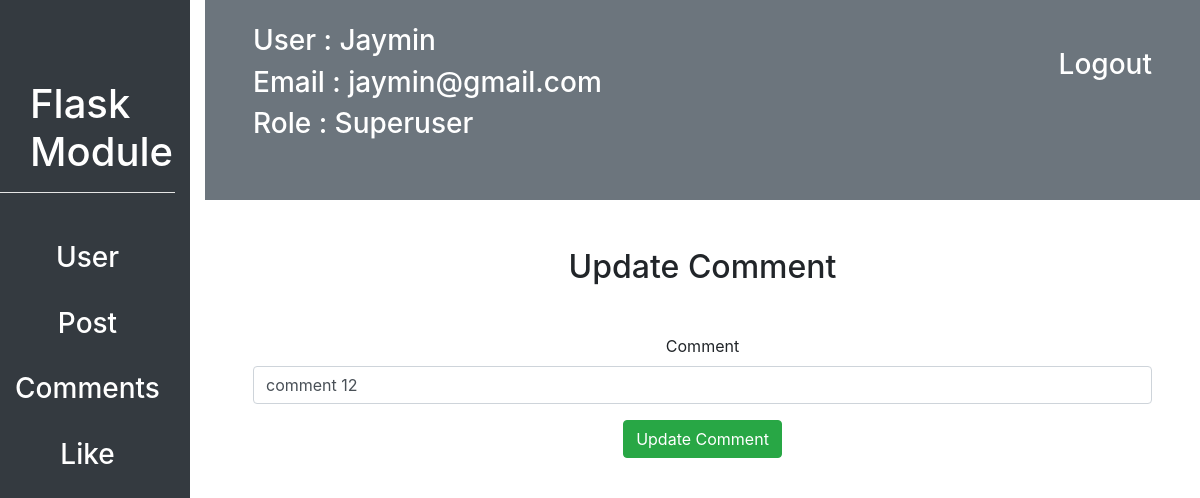
Page /customadmin/comment/1/comment_update (signed in) on the committed database.
### flask_module/user/models.py (models this page shows, shortened)
class User(db.Model, UserMixin):
    id = db.Column(db.Integer, primary_key=True)
    username = db.Column(db.String(20), unique=True, nullable=False)
    email = db.Column(db.String(30), unique=True, nullable=False)
    profile_picture = db.Column(db.String(70), nullable=False, default="defualt_img.jpg")
    password = db.Column(db.String(15), nullable=False)
    like = db.relationship("Likes", backref="user", lazy=True, cascade = "all, delete, delete-orphan", )
    post = db.relationship("Post", backref="user", lazy=True, cascade = "all, delete, delete-orphan", )
    comment = db.relationship("Comments", backref="user", lazy=True, cascade = "all, delete, delete-orphan", )
    following = db.relationship("User",
                    secondary=connected_user,
                    primaryjoin=id==connected_user.c.parent_id,
                    secondaryjoin=id==connected_user.c.children_id,
                    backref="followed_by")
    role_id = db.Column(db.Integer, db.ForeignKey("role.id"), nullable=False)

class Role(db.Model):
    id = db.Column(db.Integer, primary_key=True)
    name = db.Column(db.String(20), unique=True, nullable=False)
    user = db.relationship("User", backref="role")

### flask_module/posts/models.py (models this page shows)
class Comments(db.Model):
    id = db.Column(db.Integer, primary_key=True)
    user_id = db.Column(db.Integer, db.ForeignKey("user.id"), nullable=False)
    post_id = db.Column(db.Integer, db.ForeignKey("post.id"), nullable=False)
    comment = db.Column(db.String(200), nullable=True)

### flask_module/customadmin/comments/routes.py (the view)
@comment.route("/<int:comment_id>/comment_update", methods=["POST", "GET"])
@login_required
@superuser_required
def comment_update(comment_id):
    comment_obj = Comments.query.filter_by(id=int(comment_id)).first()
    if request.method == "POST":
        comment = request.form.get("comment")
        comment_obj.comment = comment
        db.session.commit()
        return redirect(url_for('customadmin.comment.comments_list'))
    return render_template("customadmin/comments/update_comment.html", comment=comment_obj)

### flask_module/customadmin/utiles.py (called while the page is built)
def login_required(f):
    @wraps(f)
    def decorated_function(*args, **kwargs):
        if current_user.is_authenticated is False:
            return redirect(url_for('customadmin.login'))
        return f(*args, **kwargs)
    return decorated_function

def superuser_required(f):
    @wraps(f)
    def decorated_function(*args, **kwargs):
        if current_user.is_authenticated:
            if current_user.role.name != "Superuser":
                return redirect(url_for('customadmin.dashboard', username=current_user.username))
        return f(*args, **kwargs)
    return decorated_function

### flask_module/user/models.py (called while the page is built)
@login_manager.user_loader
def load_user(user_id):
    return User.query.filter_by(id=int(user_id)).first()

### flask_module/templates/customadmin/comments/update_comment.html (shortened to what this page needs)
{% extends "customadmin/dashboard.html" %}
{% block contant %}
<div class="m-5">
    <h2 class="text-center mb-5">Update Comment</h2>
    <form method="POST" action="{{ url_for('customadmin.comment.comment_update', comment_id=comment.id) }}" novalidate enctype=multipart/form-data>
        <div class="text-center mt-3">
            <label for="comment" class="form-control-label">Comment</label>
            <input type="text" name="comment" class="form-control" value="{{comment.comment}}">
        </div>
        <div class="text-center mt-3">
            <input type="submit" value="Update Comment" class="btn btn-success">
        </div>
    </form>
</div>
{% endblock contant %}

### flask_module/templates/customadmin/dashboard.html (shortened to what this page needs)
<!DOCTYPE html>
<html lang="en">
<head>
    <link rel="stylesheet" href="{{ url_for('static', filename='css/bootstrap.css') }}">
    <link rel="stylesheet" href="{{url_for('static', filename="css/datatable.css")}}">
    <link rel="stylesheet" href="{{url_for('static', filename="css/datatable.min.css")}}">
</head>
<body>
    <div class="row" id="sidebar">
        <div class="col bg-dark">
            <div id="module-title">
                <h1 class="text-white">Flask Module</h1>
            </div>
            <hr style="background: white">
            <div class="mt-5 text-center">
                <a href="{{url_for('customadmin.dashboard', username=current_user.username)}}"><h3 class="text-white">User</h3></a><br>
                <a href="{{url_for('customadmin.post.post_list')}}"><h3 class="text-white">Post</h3></a><br>
                <a href="{{url_for('customadmin.comment.comments_list')}}"><h3 class="text-white">Comments</h3></a><br>
                <a href="{{url_for('customadmin.like.like_list')}}"><h3 class="text-white">Like</h3></a><br>
            </div>
        </div>
        <div class="col-10">
            <div id="navbar" class="bg-secondary">
                <a href="{{url_for('customadmin.logout')}}"><h3 class="float-right px-5 pt-5 text-white">Logout</h3></a>
                <h3 class="text-white pt-4 px-5">User : {{current_user.username}}</h3>
                <h3 class="text-white px-5">Email : {{current_user.email}}</h3>
                <h3 class="text-white px-5">Role : {{current_user.role.name}}</h3>
            </div>
            {% block contant %}{% endblock contant %}
        </div>
    </div>
</body>
</html>

### flask_module/templates/customadmin/dashboard.html (style rules this page uses)
#sidebar { height: 900px; }
#module-title { margin-top: 80px; margin-left: 30px; }
#navbar { height: 200px; }

### rows in the picture
User: username "Jaymin", email "jaymin@gmail.com"
Role: role.name "Superuser"
Comments: comment "comment 12"
